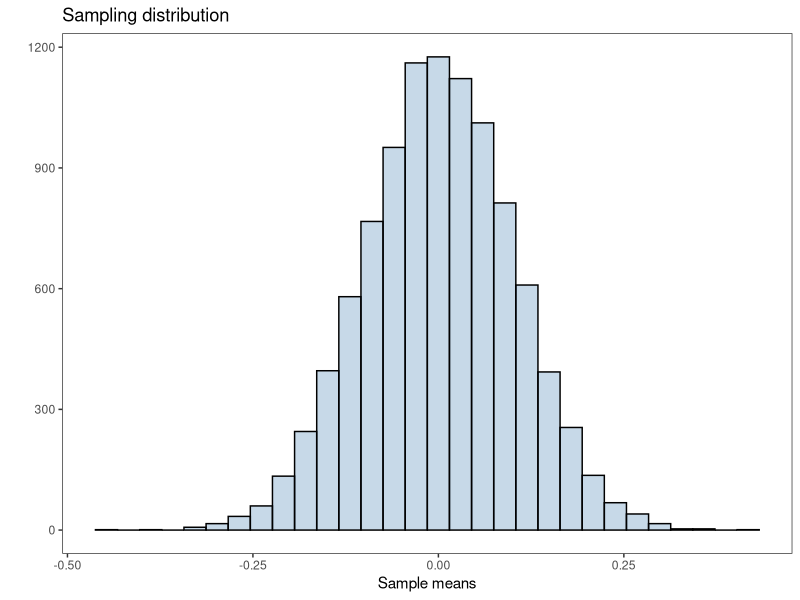
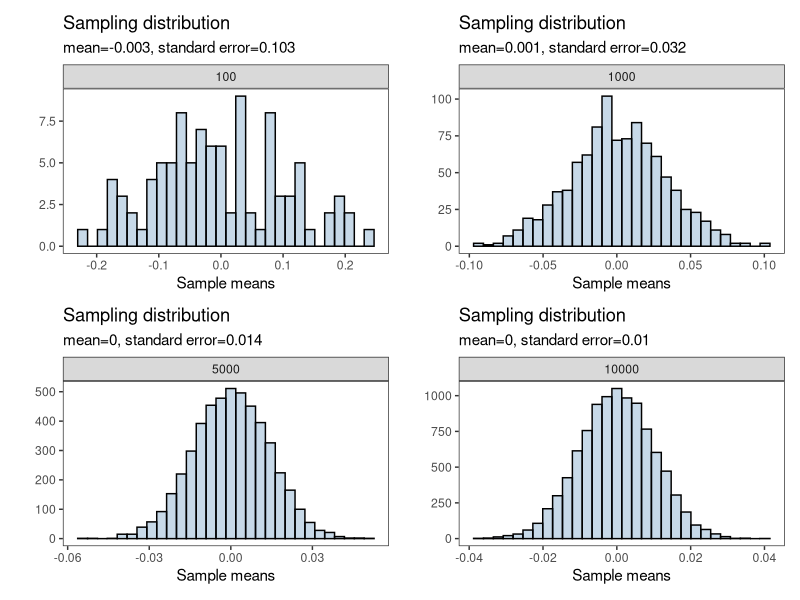
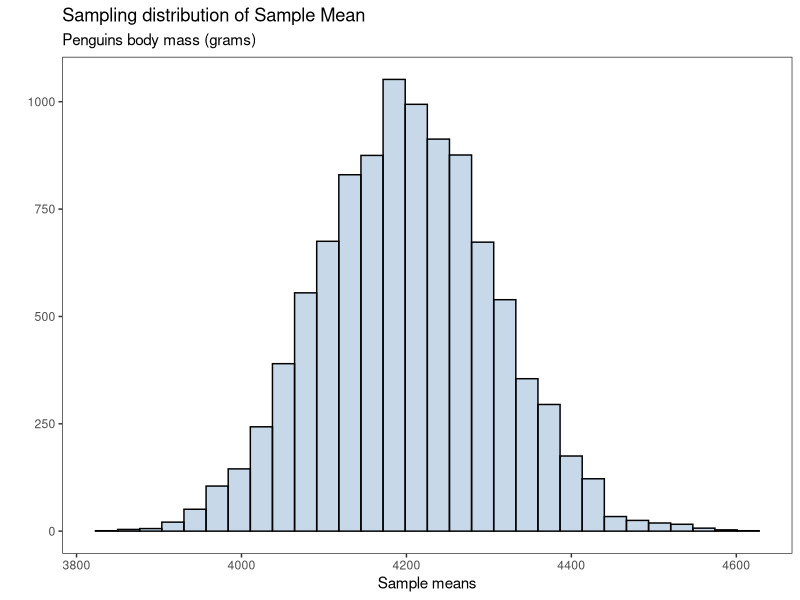
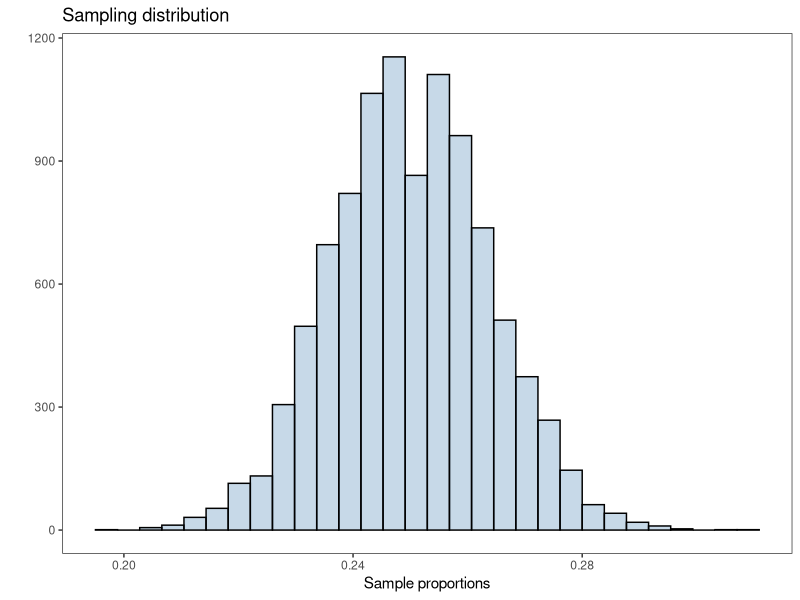
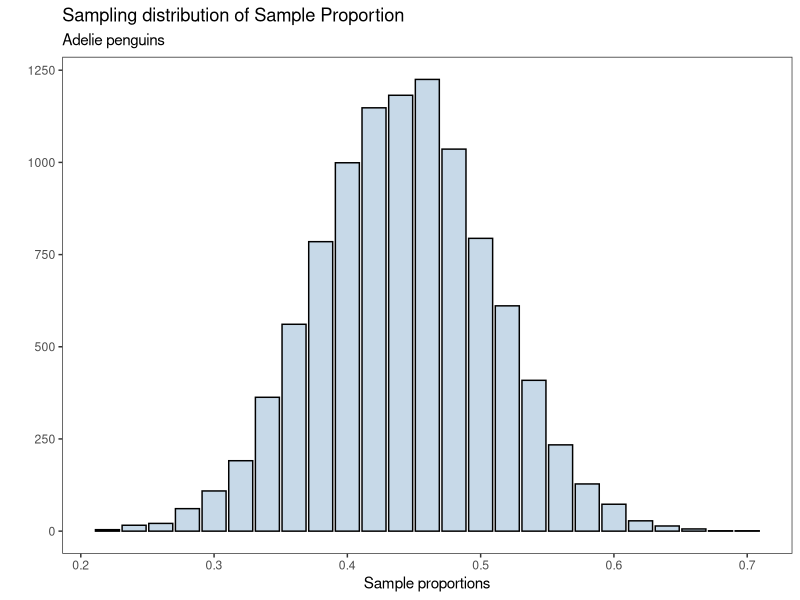

The R script that drew these images, in order:
## ---- chunk 1
knitr::opts_chunk$set(
  comment = "#>",
  fig.width = 6,
  fig.height = 4,
  warning = FALSE,
  eval = TRUE
)
## ---- chunk 2
library(ggplot2)
library(patchwork)
library(palmerpenguins)
## ---- chunk 3
theme_set(theme_bw())
theme_replace(panel.grid.minor = element_blank(),
              panel.grid.major = element_blank())
## ---- chunk 4
n_samples <- 10000
sample_size <- 100 # each sample will be of size 100
sample_means <- numeric(n_samples)

for(i in 1:n_samples){
  sample_i =  rnorm(n = sample_size, mean = 0, sd=1) # generate a new sample
  sample_means[i] = mean(sample_i) # obtain mean for each sample
}
## ---- chunk 5
sampling_dist <- ggplot(data.frame(sample_means),aes(sample_means))+
  geom_histogram(fill = 'steelblue',alpha = 0.3,
                 color = 'black',bins=30)+
  labs(title = 'Sampling distribution',
       x = 'Sample means',y = '')
## ---- chunk 6
sampling_dist
## ---- chunk 7
mean(sample_means)
## ---- chunk 8
sd(sample_means)
## ---- chunk 9
n_samples <- 100
sample_means <- numeric(n_samples)

for(i in 1:n_samples){
  sample_i =  rnorm(n = n_samples, mean = 0, sd=1) # generate a new sample
  sample_means[i] = mean(sample_i) # obtain mean for each sample
}

sample_mean <- round(mean(sample_means),3)
standard_error <- round(sd(sample_means),3)

sampling_dist100 <- ggplot(data.frame(sample_means),aes(sample_means))+
  geom_histogram(fill = 'steelblue',alpha = 0.3,
                 color = 'black',bins=30)+
  labs(title = 'Sampling distribution',
       x = 'Sample means',y = '',
       subtitle = paste0('mean=',sample_mean,
                         ', standard error=',standard_error))+
  facet_grid(~100)
## ---- chunk 10
n_samples <- 1000
sample_means <- numeric(n_samples)

for(i in 1:n_samples){
  sample_i =  rnorm(n = n_samples, mean = 0, sd=1) # generate a new sample
  sample_means[i] = mean(sample_i) # obtain mean for each sample
}

sample_mean <- round(mean(sample_means),3)
standard_error <- round(sd(sample_means),3)

sampling_dist1000 <- ggplot(data.frame(sample_means),aes(sample_means))+
  geom_histogram(fill = 'steelblue',alpha = 0.3,
                 color = 'black',bins=30)+
  labs(title = 'Sampling distribution',
       x = 'Sample means',y = '',
       subtitle = paste0('mean=',sample_mean,
                         ', standard error=',standard_error))+
  facet_grid(~1000)
## ---- chunk 11
n_samples <- 5000
sample_means <- numeric(n_samples)

for(i in 1:n_samples){
  sample_i =  rnorm(n = n_samples, mean = 0, sd=1) # generate a new sample
  sample_means[i] = mean(sample_i) # obtain mean for each sample
}

sample_mean <- round(mean(sample_means),3)
standard_error <- round(sd(sample_means),3)

sampling_dist5000 <- ggplot(data.frame(sample_means),aes(sample_means))+
  geom_histogram(fill = 'steelblue',alpha = 0.3,
                 color = 'black',bins=30)+
  labs(title = 'Sampling distribution',
       x = 'Sample means',y = '',
       subtitle = paste0('mean=',sample_mean,
                         ', standard error=',standard_error))+
  facet_grid(~5000)
## ---- chunk 12
n_samples <- 10000
sample_means <- numeric(n_samples)

for(i in 1:n_samples){
  sample_i =  rnorm(n = n_samples, mean = 0, sd=1) # generate a new sample
  sample_means[i] = mean(sample_i) # obtain mean for each sample
}

sample_mean <- round(mean(sample_means),3)
standard_error <- round(sd(sample_means),3)

sampling_dist10000 <- ggplot(data.frame(sample_means),aes(sample_means))+
  geom_histogram(fill = 'steelblue',alpha = 0.3,
                 color = 'black',bins=30)+
  labs(title = 'Sampling distribution',
       x = 'Sample means',y = '',
       subtitle = paste0('mean=',sample_mean,
                         ', standard error=',standard_error))+
  facet_grid(~10000)
## ---- chunk 13
plots <- sampling_dist100 + sampling_dist1000 + sampling_dist5000 +
  sampling_dist10000 + plot_layout(nrow=2, ncol=2)
## ---- chunk 14
plots
## ---- chunk 15
body_mass_g <- penguins$body_mass_g[!is.na(penguins$body_mass_g)]
## ---- chunk 16
n_samples <- 10000
sample_size <- 50

body_mass_xbar <- numeric(n_samples)

for(i in 1:n_samples){
  sample_i =  sample(body_mass_g, size = sample_size) # generate a new sample
  body_mass_xbar[i] = mean(sample_i) # obtain mean for each sample
}
## ---- chunk 17
sampling_dist <- ggplot(data.frame(body_mass_xbar),
                        aes(body_mass_xbar))+
  geom_histogram(fill = 'steelblue',alpha = 0.3,
                 color = 'black',bins=30)+
  labs(title = 'Sampling distribution of Sample Mean',
       subtitle = 'Penguins body mass (grams)',
       x = 'Sample means',y = '')
## ---- chunk 18
sampling_dist
## ---- chunk 19
mean(body_mass_xbar)
## ---- chunk 20
mean(body_mass_g)
## ---- chunk 21
sd(body_mass_xbar)
## ---- chunk 22
n_samples <- 10000
sample_size <- 100 # each sample will be of size 100
n_trials <- 10
sample_proportions <- numeric(n_samples)

for(i in 1:n_samples){
  sample_i =  rbinom(n = sample_size, size= n_trials, 
                     prob = 0.25) # generate a new sample
  sample_proportions[i] = mean(sample_i)/n_trials # obtain proportion for each sample
}
## ---- chunk 23
sampling_dist_prop <- ggplot(data.frame(sample_proportions),
                             aes(sample_proportions))+
  geom_histogram(fill = 'steelblue',alpha = 0.3,
                 color = 'black',bins=30)+
  labs(title = 'Sampling distribution',
       x = 'Sample proportions',y = '')
## ---- chunk 24
sampling_dist_prop
## ---- chunk 25
mean(sample_proportions)
## ---- chunk 26
sd(sample_proportions)
## ---- chunk 27
species <- penguins$species[!is.na(penguins$species)]
## ---- chunk 28
n_samples <- 10000
sample_size <- 50

adelie_proportions <- numeric(n_samples)

for(i in 1:n_samples){
  sample_i =  sample(species, size = sample_size) # generate a new sample from the population
  adelie_proportions[i] = mean(sample_i == 'Adelie') # obtain proportion for each sample
}
## ---- chunk 29
sampling_dist <- ggplot(data.frame(adelie_proportions),
                        aes(adelie_proportions))+
  geom_bar(fill = 'steelblue',alpha = 0.3,
                 color = 'black')+
  labs(title = 'Sampling distribution of Sample Proportion',
       subtitle = "Adelie penguins",
       x = 'Sample proportions',y = '')
## ---- chunk 30
sampling_dist
## ---- chunk 31
mean(adelie_proportions)
## ---- chunk 32
prop.table(table(species))['Adelie']
## ---- chunk 33
sd(adelie_proportions)
## ---- chunk 34
p <- prop.table(table(species))['Adelie']
sqrt((p*(1-p))/sample_size)
